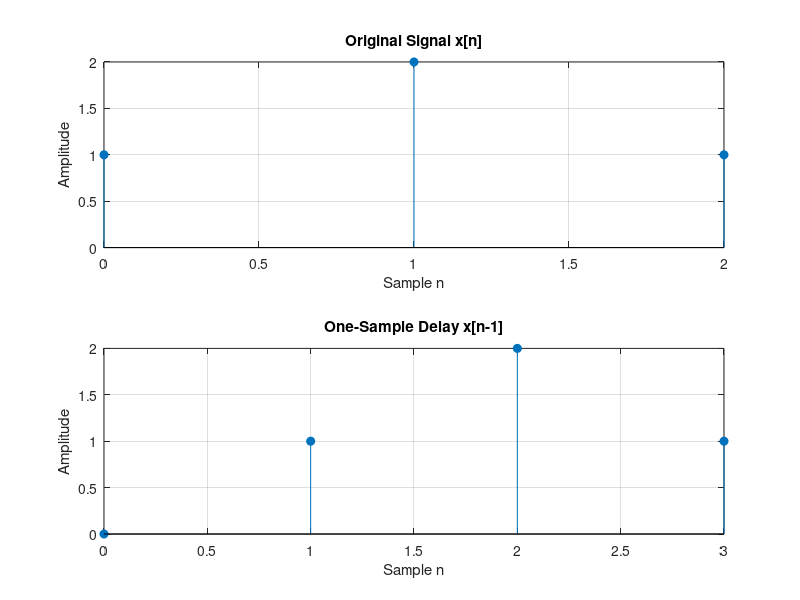
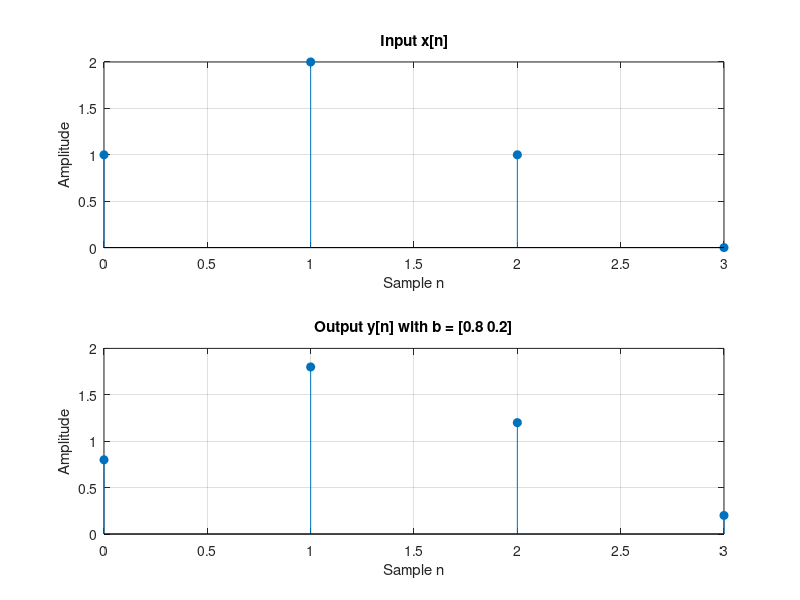

MATLAB code to generate these figures, in order:
%% MATLAB Assignment: Z-Transform and Sample Delays
clear; clc; close all;

%% Part 1: A signal and its Z-transform
x = [1 2 1];
n = 0:length(x)-1;

% Delay the signal by one sample
xDelayed = [0 x];
nDelayed = 0:length(xDelayed)-1;

figure('Name', 'Part 1: Signal Delay');
subplot(2,1,1);
stem(n, x, 'filled');
title('Original Signal x[n]');
xlabel('Sample n'); ylabel('Amplitude');
grid on;

subplot(2,1,2);
stem(nDelayed, xDelayed, 'filled');
title('One-Sample Delay x[n-1]');
xlabel('Sample n'); ylabel('Amplitude');
grid on;

%% Part 2: A system with one sample delay
% Task 6: System updated to H(z) = 0.8 + 0.2*z^(-1)
b = [0.8 0.2]; % (Original was [0.5 0.5])
a = 1;

% Add one zero to show the final output sample
xInput = [x 0];
y = filter(b, a, xInput);
nOutput = 0:length(y)-1;

figure('Name', 'Part 2: Filter Output');
subplot(2,1,1);
stem(nOutput, xInput, 'filled');
title('Input x[n]');
xlabel('Sample n'); ylabel('Amplitude');
grid on;

subplot(2,1,2);
stem(nOutput, y, 'filled');
title('Output y[n] with b = [0.8 0.2]');
xlabel('Sample n'); ylabel('Amplitude');
grid on;

disp('Output samples y[n]:');
disp(y);
